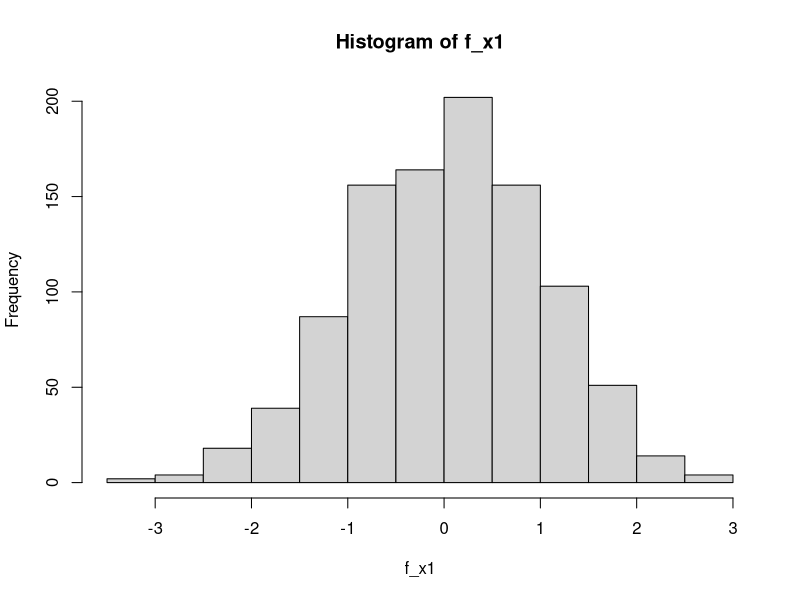
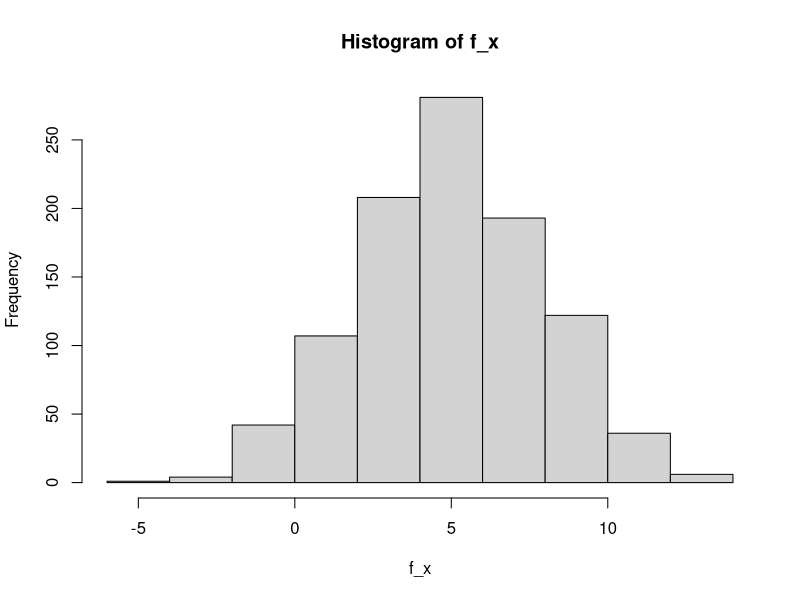
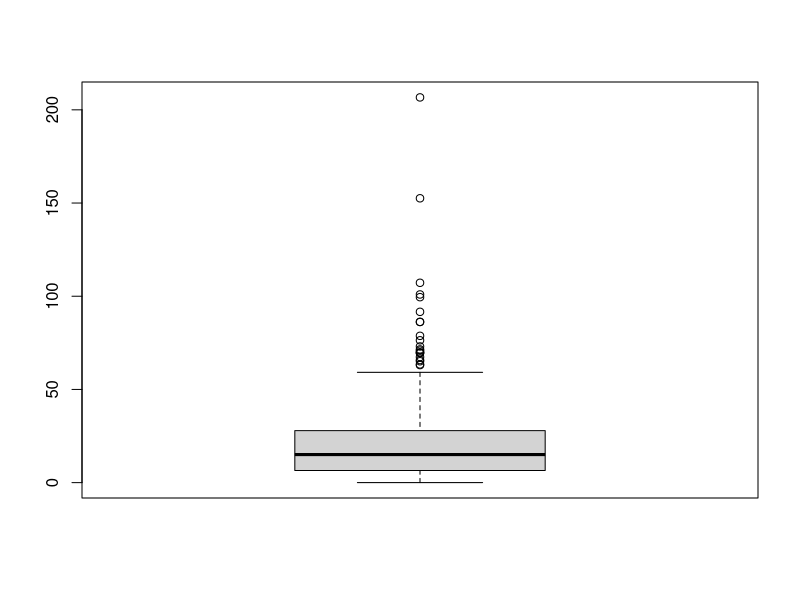

These charts were generated, in order, by the following R code:
f_x1<-rnorm(1000, mean=0, sd=1)
varianza <- 9
de<- sqrt (varianza)
f_x <- rnorm(1000, mean=5, sd=de)
?hist 
hist( f_x1)
hist (f_x)
exp<-rexp (500, rate=1/20)
mean (exp)
#es mayor que el valor esperado
quantile (exp, probs=0.33)
?boxplot
boxplot (exp)
#si debido que se ve que existen valores fuera de los extremos del diagrama
